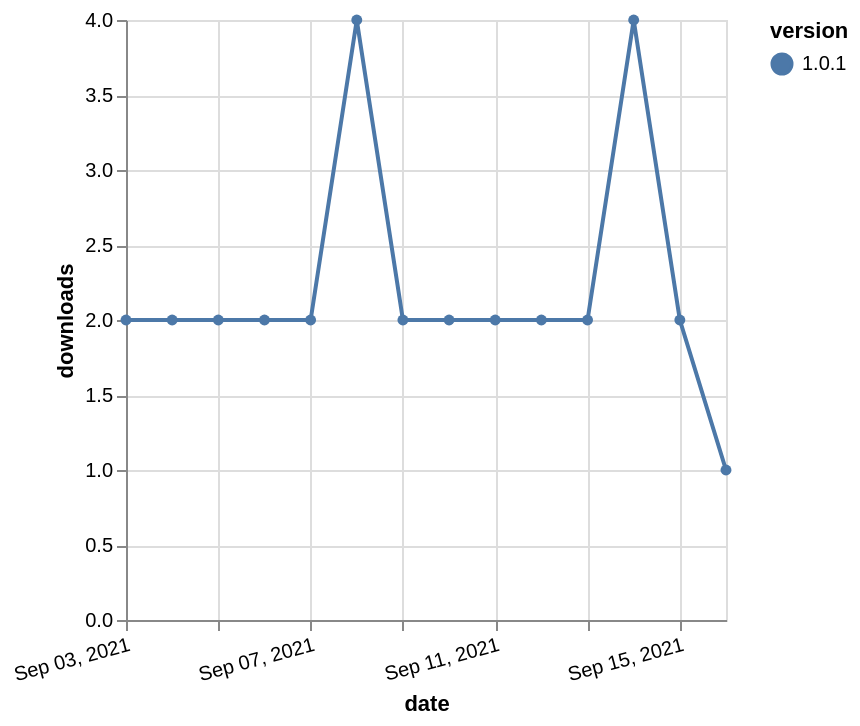

Vega-Lite specification stored for this chart:
### Vega-Lite specification from a JSON file in a GitHub repository (floating-point values rounded to 4 significant figures)
{"$schema": "https://vega.github.io/schema/vega-lite/v5.json", "description": "A simple bar chart with embedded data.", "data": {"values": [{"date": "2021-09-03", "total": 2820, "delta": 2, "version": "1.0.1"}, {"date": "2021-09-04", "total": 2822, "delta": 2, "version": "1.0.1"}, {"date": "2021-09-05", "total": 2824, "delta": 2, "version": "1.0.1"}, {"date": "2021-09-06", "total": 2826, "delta": 2, "version": "1.0.1"}, {"date": "2021-09-07", "total": 2828, "delta": 2, "version": "1.0.1"}, {"date": "2021-09-08", "total": 2832, "delta": 4, "version": "1.0.1"}, {"date": "2021-09-09", "total": 2834, "delta": 2, "version": "1.0.1"}, {"date": "2021-09-10", "total": 2836, "delta": 2, "version": "1.0.1"}, {"date": "2021-09-11", "total": 2838, "delta": 2, "version": "1.0.1"}, {"date": "2021-09-12", "total": 2840, "delta": 2, "version": "1.0.1"}, {"date": "2021-09-13", "total": 2842, "delta": 2, "version": "1.0.1"}, {"date": "2021-09-14", "total": 2846, "delta": 4, "version": "1.0.1"}, {"date": "2021-09-15", "total": 2848, "delta": 2, "version": "1.0.1"}, {"date": "2021-09-16", "total": 2849, "delta": 1, "version": "1.0.1"}]}, "width": "container", "mark": {"type": "line", "point": {"filled": true}}, "encoding": {"x": {"field": "date", "type": "temporal", "timeUnit": "yearmonthdate", "title": "date", "axis": {"labelAngle": -15}}, "y": {"field": "delta", "type": "quantitative", "title": "downloads"}, "color": {"field": "version", "type": "nominal"}, "tooltip": {"field": "delta"}}}
